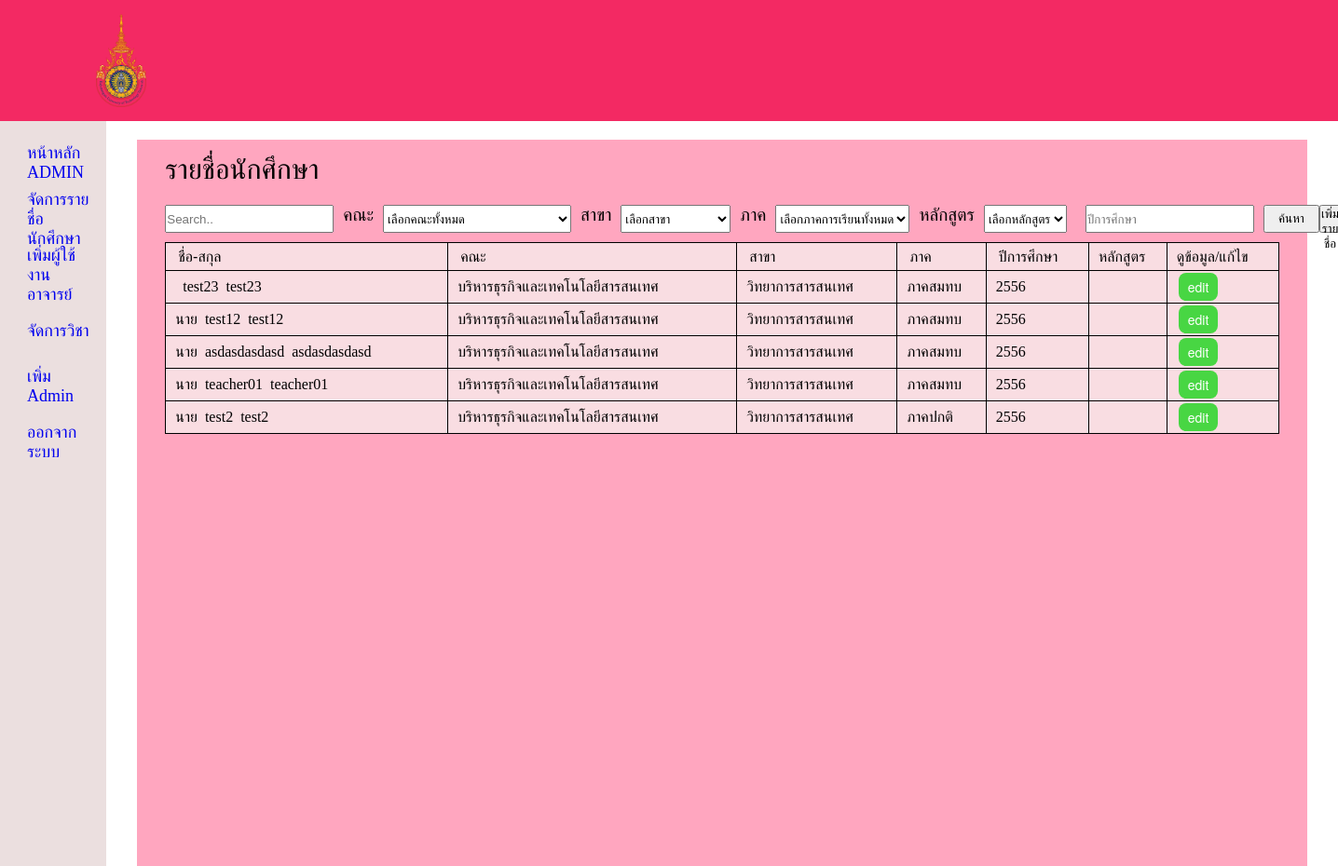
Page /admin/admin_manageStd.php (signed in) on the earlier database version.
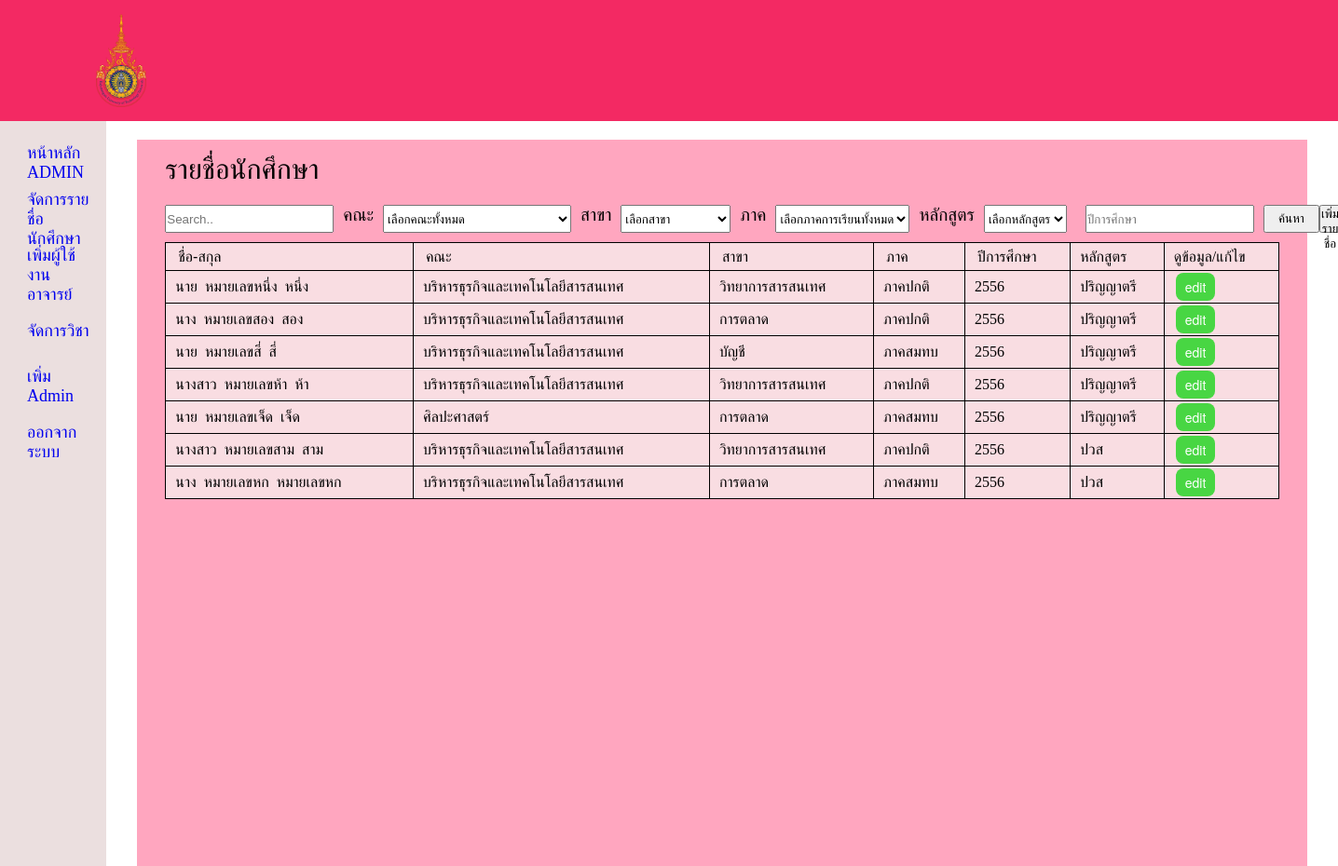
Same page on the later database version.
### tables this page shows
CREATE TABLE `student_detail` (
  `Student_id` int(11) NOT NULL,
  `User_id` int(11) NOT NULL,
  `Prefix` text NOT NULL,
  `Fname` varchar(100) NOT NULL,
  `Lname` varchar(100) NOT NULL,
  `Faculty` enum('บริหารธุรกิจและเทคโนโลยีสารสนเทศ','ศิลปะศาสตร์') NOT NULL,
  `Major` enum('วิทยาการสารสนเทศ','การตลาด','บัญชี') NOT NULL,
  `Student_idcard` int(13) DEFAULT NULL,
  `Supclass_std` text,
  `Student_year` int(4) NOT NULL,
  `Phone_std` int(11) DEFAULT NULL,
  `Email_std` text,
  `Pic_grad` varchar(255) DEFAULT NULL,
  `std_confirm_tran` int(1) NOT NULL DEFAULT '0',
  `teacher_con` int(1) NOT NULL DEFAULT '0',
  `std_scheme` enum('ปริญญาตรี','ปวส') NOT NULL
);

### admin/admin_manageStd.php (the view, shortened to what this page needs)
<?php
require '../connect.php';
if (isset($_POST['btn-search'])){
    $name = $_POST["searchStd"];
    $faculty = $_POST['select-faculty'];
    $major = $_POST['select-major'];
    $student_year = $_POST['student_year'];
    $supclass = $_POST['select-supclass'];
    $scheme = $_POST['select-scheme'];
    $sql = "SELECT * FROM student_detail WHERE Faculty LIKE '%$faculty%' AND Major LIKE '%$major%' AND Fname LIKE '%$name%' AND Supclass_std LIKE '%$supclass%' AND Student_year LIKE '%$student_year%' AND std_scheme LIKE '%$scheme%' ";
}
else if(isset($_POST['btn-search'])){
    $name = $_POST["searchStd"];
    $sql = "SELECT * FROM student_detail WHERE Fname LIKE '%$name%' order by Fname ASC";
}
else{$sql = "SELECT * FROM student_detail";
}
$result = $connect->query($sql);
?>
<!DOCTYPE html>
<html lang="en">
<head>
    <link rel='stylesheet' type='text/css' media='screen' href='styleadmin.css'>
</head>
<body>
    <header class="header">
    <img src="../picture/มหาวิทยาลัยเทคโนโลยีราชมงคลตะวันออก.png" class="logo">
        </header>
        <div class="container">
            <nav class="sidebar">
                <div class="menu-bar">
                    <div class="menu">
                        <ul class="menu-links">
                            <li class="link">
                                <a href ="admin_home.php">
                                    <span class="text nav-text">หน้าหลัก ADMIN</span>
                                </a>
                            </li>
                            <li class="link">
                                <a href ="admin_manageStd.php">
                                    <span class="text nav-text">จัดการรายชื่อนักศึกษา</span>
                                </a>
                            </li>
                            <li class="link">
                                <a href ="add-user-teacher.php">
                                    <span class="text nav-text">เพิ่มผู้ใช้งานอาจารย์</span>
                                </a>
                            </li>
                            <li class="link">
                                <a href ="Admin_manageSub.php">
                                    <span class="text nav-text">จัดการวิชา</span>
                                </a>
                            </li>
                            <li class="link">
                                <a href ="add-admin.php">
                                    <span class="text nav-text">เพิ่ม Admin</span>
                                </a>
                            </li>
                            <li class="link">
                                <a href ="logout.php">
                                    <span class="text nav-text">ออกจากระบบ</span>
                                </a>
                            </li>
                        </ul>
                    </div>
                </div>
            </nav>
            <section class="home">
                <div class="container-box">
                    <span>รายชื่อนักศึกษา</span>
                    <div class="search-name">
                        <form action = "admin_manageStd.php" class="form-group" method="POST">
                        <input type="text" placeholder="Search.." name="searchStd">
                        <span>คณะ</span>
                        <select name = "select-faculty" name= "select-faculty">
                            <option value="">เลือกคณะทั้งหมด</option>
                        </select>
                        <span>สาขา</span>
                        <select name = "select-major" name= "select-major">
                            <option value="">เลือกสาขา</option>
                        </select>
                        <span>ภาค</span>
                        <select name = "select-supclass" name ="select-supclass">
                            <option value="">เลือกภาคการเรียนทั้งหมด</option>
                        </select>
                        <span>หลักสูตร</span>
                            <select name="select-scheme">
                                <option value ="">เลือกหลักสูตร</option>
                            </select>
                        <input type="text" placeholder="ปีการศึกษา" name="student_year">
                        <input type="submit" value="ค้นหา" name="btn-search" class="btn-search">
                        </form>
                        <div class="box-add-std">
                            <button id="btn-add-std" > เพิ่มรายชื่อ </button>
                        </div>
                    </div>
                    <form action="admin_manageStd.php" class="container-box-innerbox" method ="POST">
                        <table>
                            <tr>
                                <td><input type="submit" value="ชื่อ-สกุล" name="stdname" class="input"></td>
                                <td><input type="submit" value="คณะ" name="stdfac" class="input"></td>
                                <td><input type="submit" value="สาขา" name="stdname" class="input"></td>
                                <td><input type="submit" value="ภาค" name="stdname" class="input"></td>
                                <td><input type="submit" value="ปีการศึกษา" name="stdname" class="input"></td>
                                <td>หลักสูตร</td>
                                <td>ดูข้อมูล/แก้ไข</td>
                            </tr>
                            <?php while($row = $result->fetch_assoc()): ?>
                            <tr>
                                <td><?php echo $row['Prefix']; echo "&nbsp&nbsp" ;  echo $row['Fname']; echo "&nbsp&nbsp" ;echo $row['Lname'];?></td>
                                <td><?php echo $row['Faculty'];?></td>
                                <td><?php echo $row['Major'];?></td>
                                <td><?php echo $row['Supclass_std'];?></td>
                                <td><?php echo $row['Student_year']; ?></td>
                                <td><?php echo $row['std_scheme'];?></td>
                                <td><a href = "edit_std.php?GetID=<?php echo $row['Student_id']?>">edit</a></td>
                            </tr>
                            <?php endwhile ?>
                        </table>
                    </form>
                </div>
            </section>
</body>
</html>

### admin/styleadmin.css (style rules this page uses)
* { margin: 0; padding: 0; box-sizing: border-box; }
.header { display: flex; align-items: center; justify-content: space-between; background-color: #f32963; padding: 15px 80px; }
.logo { width: 100px; height: 100px; object-fit: contain; }
.container { display: flex; }
.sidebar { top: 0; left: 0; height: 100vh; width: 250px; padding: 10px 14px; background-color: rgba(228, 211, 211, 0.719); }
.sidebar li { height: 50px; margin-top: 10px; display: flex; list-style: none; align-items: center; font-size: 18px; }
.sidebar li a { width: 100%; height: 100%; padding-left: 15px; display: flex; align-items: center; text-decoration: none; border-radius: 5px; }
.menu-bar { width: 100%; }
.home { display: flex; justify-content: center; height: 100vh; width: 100%; }
.container-box { margin-top: 20px; padding: 15px 30px; width: 95%; background-color: #ffa6bf; }
.container-box span { font-size: 30px; }
.search-name { height: 50px; margin-top: 10px; display: flex; align-items: center; }
.form-group { display: flex; }
.btn-search { margin-left: 10px; width: 60px; }
.container-box-innerbox { width: 100%; background-color:#f9dde2; }
table { width: 100%; border-collapse: collapse; }
td { height: 30px; padding-left: 10px; border:1px solid; vertical-align: center; }
.search-name input { height: 30px; }
td input { font-size: 12px; height: 25px; padding: 2px 3px; }
.box-add-std,.box-add-sub,.box-add-teacher,.box-add-admin { width: 100%; height:30px; display: flex; justify-content: flex-end; }
.container-box-innerbox .input { background: none; border: none; cursor: pointer; font-size: 16px; }
.search-name span { font-size: 19px; margin: 0px 10px; }
.container-box-innerbox a { background-color: #48d643; border-radius: 8px; border-style: none; box-sizing: border-box; color: #FFFFFF; cursor: pointer; display: inline-block; font-family: "Haas Grot Text R Web", "Helvetica Neue", Helvetica, Arial, sans-serif; font-size: 14px; font-weight: 500; line-height: 20px; list-style: none; margin: 0; outline: none; padding: 5px 10px; position: relative; text-align: center; text-decoration: none; transition: color 100ms; vertical-align: baseline; user-select: none; -webkit-user-select: none; touch-action: manipulation; margin: 2px; }

Differences in the rows shown:
removed student_detail: Fname "test23", Lname "test23", Faculty "บริหารธุรกิจและเทคโนโลยีสารสนเทศ", Major "วิทยาการสารสนเทศ", Supclass_std "ภาคสมทบ", Student_year "2556"
removed student_detail: Prefix "นาย", Fname "test12", Lname "test12", Faculty "บริหารธุรกิจและเทคโนโลยีสารสนเทศ", Major "วิทยาการสารสนเทศ", Supclass_std "ภาคสมทบ", Student_year "2556"
removed student_detail: Prefix "นาย", Fname "asdasdasdasd", Lname "asdasdasdasd", Faculty "บริหารธุรกิจและเทคโนโลยีสารสนเทศ", Major "วิทยาการสารสนเทศ", Supclass_std "ภาคสมทบ", Student_year "2556"
removed student_detail: Prefix "นาย", Fname "teacher01", Lname "teacher01", Faculty "บริหารธุรกิจและเทคโนโลยีสารสนเทศ", Major "วิทยาการสารสนเทศ", Supclass_std "ภาคสมทบ", Student_year "2556"
removed student_detail: Prefix "นาย", Fname "test2", Lname "test2", Faculty "บริหารธุรกิจและเทคโนโลยีสารสนเทศ", Major "วิทยาการสารสนเทศ", Supclass_std "ภาคปกติ", Student_year "2556"
added student_detail: Prefix "นาย", Fname "หมายเลขหนึ่ง", Lname "หนึ่ง", Faculty "บริหารธุรกิจและเทคโนโลยีสารสนเทศ", Major "วิทยาการสารสนเทศ", Supclass_std "ภาคปกติ", Student_year "2556", std_scheme "ปริญญาตรี"
added student_detail: Prefix "นาง", Fname "หมายเลขสอง", Lname "สอง", Faculty "บริหารธุรกิจและเทคโนโลยีสารสนเทศ", Major "การตลาด", Supclass_std "ภาคปกติ", Student_year "2556", std_scheme "ปริญญาตรี"
added student_detail: Prefix "นาย", Fname "หมายเลขสี่", Lname "สี่", Faculty "บริหารธุรกิจและเทคโนโลยีสารสนเทศ", Major "บัญชี", Supclass_std "ภาคสมทบ", Student_year "2556", std_scheme "ปริญญาตรี"
added student_detail: Prefix "นางสาว", Fname "หมายเลขห้า", Lname "ห้า", Faculty "บริหารธุรกิจและเทคโนโลยีสารสนเทศ", Major "วิทยาการสารสนเทศ", Supclass_std "ภาคปกติ", Student_year "2556", std_scheme "ปริญญาตรี"
added student_detail: Prefix "นาย", Fname "หมายเลขเจ็ด", Lname "เจ็ด", Faculty "ศิลปะศาสตร์", Major "การตลาด", Supclass_std "ภาคสมทบ", Student_year "2556", std_scheme "ปริญญาตรี"
added student_detail: Prefix "นางสาว", Fname "หมายเลขสาม", Lname "สาม", Faculty "บริหารธุรกิจและเทคโนโลยีสารสนเทศ", Major "วิทยาการสารสนเทศ", Supclass_std "ภาคปกติ", Student_year "2556", std_scheme "ปวส"
added student_detail: Prefix "นาง", Fname "หมายเลขหก", Lname "หมายเลขหก", Faculty "บริหารธุรกิจและเทคโนโลยีสารสนเทศ", Major "การตลาด", Supclass_std "ภาคสมทบ", Student_year "2556", std_scheme "ปวส"
